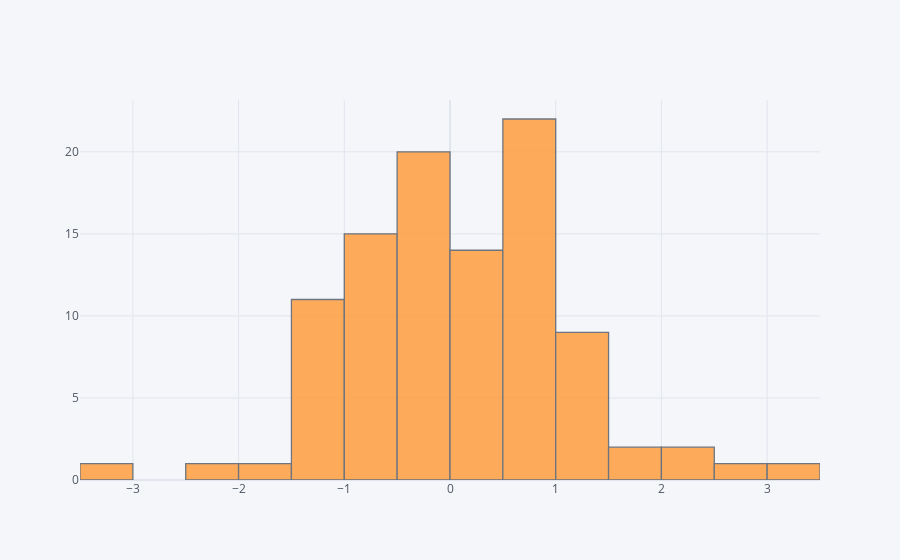

Source (notebook cell):
### Markdown cell above
## histogram

### Code cell
df['A'].iplot(kind='hist',bins=25)

### Figure 1 — Plotly figure (JSON) as saved in the notebook; plotly's stock layout.template omitted (floating-point values rounded to 4 significant figures)
{"data": [{"histfunc": "count", "histnorm": "", "marker": {"color": "rgba(255, 153, 51, 1.0)", "line": {"color": "#4D5663", "width": 1.3}}, "name": "A", "nbinsx": 25, "opacity": 0.8, "orientation": "v", "type": "histogram", "x": [-0.3906, 1.086, 0.6835, -0.2358, -0.443, 2.116, 1.447, 0.5697, -0.009093, -1.058, -0.1208, 0.08815, 0.1196, -0.7254, -0.2195, 0.6307, -0.2716, 0.6775, -3.327, -1.101, -0.8286, 1.429, -1.286, 0.5561, -1.216, 0.2907, -0.03962, 0.6128, 1.591, 0.565, 0.1192, -0.6471, 0.2842, 2.6, -1.202, -0.1322, -0.04132, 0.5099, 0.1592, -0.5044, -0.3556, -0.3796, -1.859, 0.8978, 0.3945, -0.6948, 0.2688, 0.6167, -0.4998, 0.445, -0.8847, 1.099, -0.8452, -1.065, -0.1908, -0.1586, 0.7631, 3.229, 0.6929, -0.5838, 0.5861, -1.265, -0.9875, 0.2219, 0.107, -0.02026, 0.5401, -1.115, -0.5408, -0.9364, -0.8768, 0.5757, 1.13, 1.014, 0.04382, 1.085, 2.316, -0.5705, 1.902, 0.6295, -0.5851, 1.004, 0.8792, -1.134, 0.1602, -0.02471, 0.612, 0.8923, -1.315, 0.3879, 0.721, -2.413, -0.3959, 0.8869, -0.03546, -0.9471, -0.4392, -1.195, 1.078, 0.5441]}], "layout": {"barmode": "overlay", "legend": {"bgcolor": "#F5F6F9", "font": {"color": "#4D5663"}}, "paper_bgcolor": "#F5F6F9", "plot_bgcolor": "#F5F6F9", "title": {"font": {"color": "#4D5663"}}, "xaxis": {"gridcolor": "#E1E5ED", "showgrid": true, "tickfont": {"color": "#4D5663"}, "title": {"font": {"color": "#4D5663"}, "text": ""}, "zerolinecolor": "#E1E5ED"}, "yaxis": {"gridcolor": "#E1E5ED", "showgrid": true, "tickfont": {"color": "#4D5663"}, "title": {"font": {"color": "#4D5663"}, "text": ""}, "zerolinecolor": "#E1E5ED"}}}
